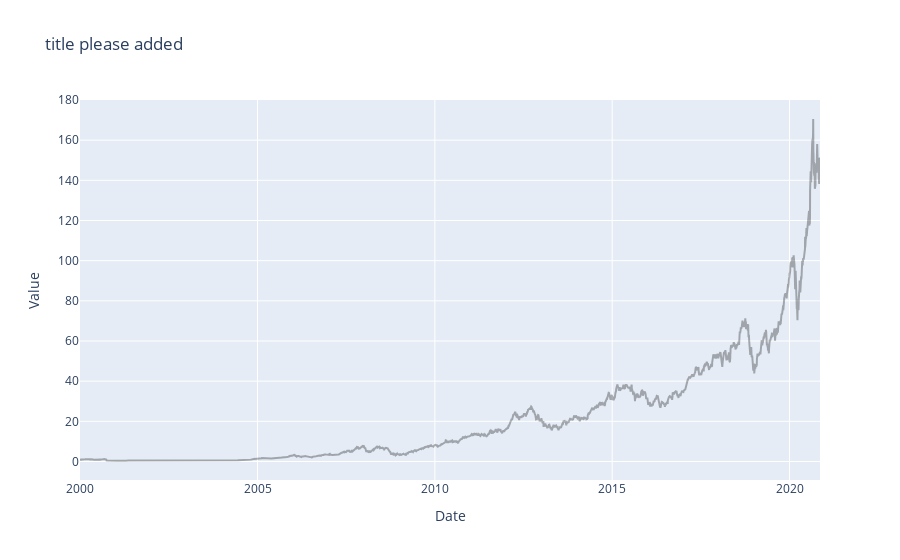

The cell this chart's notebook holds for it:
### Code cell
plot_dataset(df, title='title please added')

### Figure 1 — Plotly figure (JSON) as saved in the notebook; plotly's stock layout.template omitted (floating-point values rounded to 4 significant figures; data arrays with more than 128 entries replaced by an {"elided": "..."} marker saying what was removed)
{"data": [{"line": {"color": "rgba(0,0,0, 0.3)"}, "mode": "lines", "name": "values", "text": {"elided": "5250 str values"}, "type": "scatter", "x": {"elided": "5250 str values"}, "y": {"elided": "5250 float values"}}], "layout": {"title": {"text": "title please added"}, "xaxis": {"ticklen": 5, "title": {"text": "Date"}, "zeroline": false}, "yaxis": {"ticklen": 5, "title": {"text": "Value"}, "zeroline": false}}}
